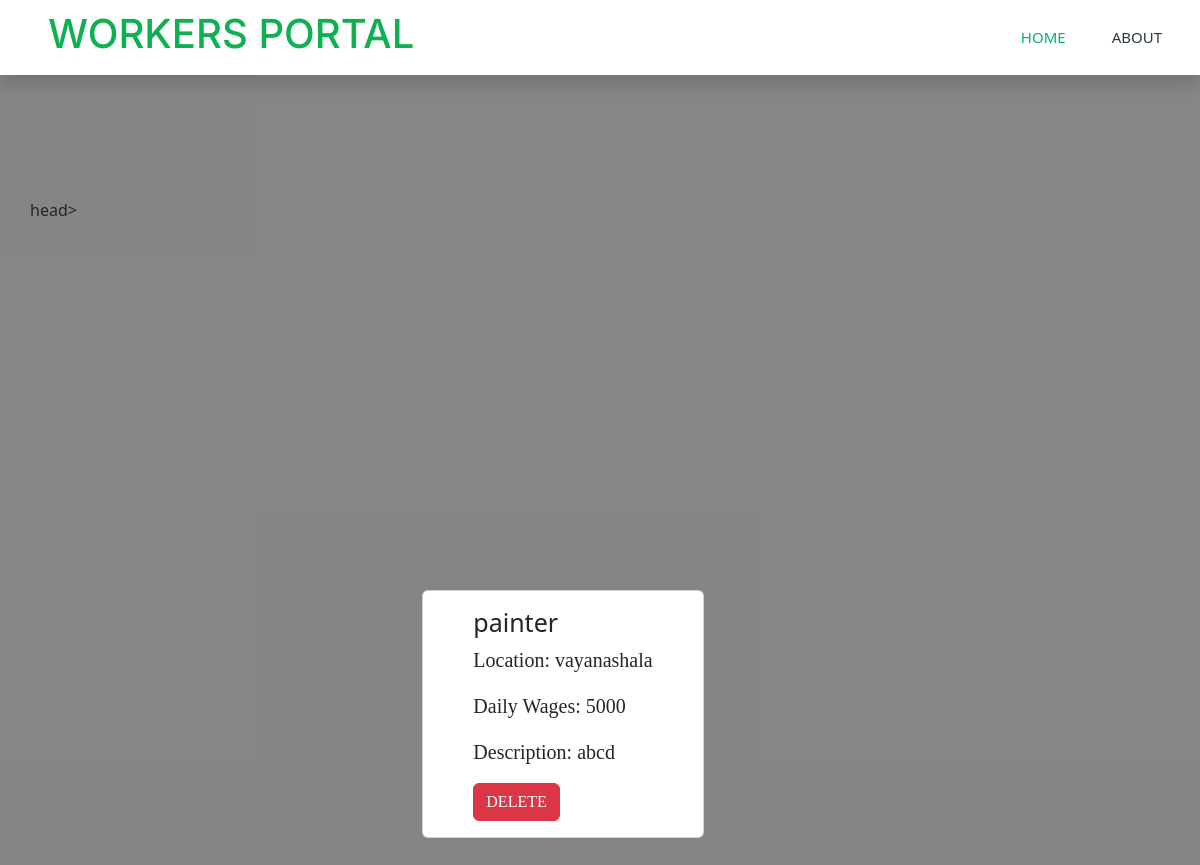
/joblisting/ (signed in), run on the app's committed database.
### myapp/models.py (models this page shows)
class Jobposting(models.Model):
     jobname=models.CharField(max_length=20)
     location=models.CharField(max_length=20)
     email=models.CharField(max_length=20)
     username=models.CharField(max_length=20)
     dailywages=models.CharField(max_length=20)
     description=models.CharField(max_length=200)
     category = models.CharField(max_length=50)

### myapp/views.py (the view)
# urls.py: path('joblisting/',views.joblisting,name='joblisting'),
def joblisting(request):
   varii=request.session['cs']
   cr=Jobposting.objects.filter(email=varii)
   print(cr)
   return render(request,'joblisting.html',{'data':cr})

### myapp/templates/joblisting.html (shortened to what this page needs)
{% load static %}
<!DOCTYPE html>
<html lang="en">
<head>
    <link href="https://cdnjs.cloudflare.com/ajax/libs/font-awesome/5.10.0/css/all.min.css" rel="stylesheet">
    <link href="https://cdn.jsdelivr.net/npm/bootstrap-icons@1.4.1/font/bootstrap-icons.css" rel="stylesheet">
    <link href="{% static 'lib/animate/animate.min.css' %}" rel="stylesheet">
    <link href="{% static 'lib/owlcarousel/assets/owl.carousel.min.css' %}" rel="stylesheet">
    <link href="{% static 'css/bootstrap.min.css' %}" rel="stylesheet">
    <link href="{% static 'css/style.css' %}" rel="stylesheet">
</head>
<body>
        <nav class="navbar navbar-expand-lg bg-white navbar-light shadow sticky-top p-0">
            <a href="index.html" class="navbar-brand d-flex align-items-center text-center py-0 px-4 px-lg-5">
                <h1 style="color:rgb(14, 176, 81)">WORKERS PORTAL</h1>
            </a>
            <div class="collapse navbar-collapse" id="navbarCollapse">
                <div class="navbar-nav ms-auto p-4 p-lg-0">
                    <a href="/index/" class="nav-item nav-link active">Home</a>
                    <a href="about.html" class="nav-item nav-link">About</a>
                </div>
            </div>
        </nav>
                    <div class="position-absolute top-0 start-0 w-100 h-100 d-flex align-items-center" style="background: rgba(13, 13, 14, 0.5);">
                        <div class="container">
                            <div class="row justify-content-start">
                                    <html>
                                        head>
        <link href="https://cdn.jsdelivr.net/npm/bootstrap@5.3.2/dist/css/bootstrap.min.css" rel="stylesheet">
</head>
<br>
<br>
<br>
<br>
<br>
<br>
<div class="container">
    <div class="row">
        {% for job in data %}
        <div class="col-md-4 mx-3 my-5">
            <div class="card">
                <div class="card-body">
                    <h5 class="card-title">{{ job.jobname }}</h5>
                    <p class="card-text">Location: {{ job.location }}</p>
                    <p class="card-text">Daily Wages: {{ job.dailywages }}</p>
                    <p class="card-text">Description: {{ job.description }}</p>
                    <a href="/delete/{{job.id}}" class="btn btn-danger">DELETE</a>
                </div>
            </div>
        </div>
        {% endfor %}
    </div>
</div>
</body>
</html>

### myapp/static/css/style.css (style rules this page uses)
:root { --primary: #00B074; --secondary: #2B9BFF; --light: #EFFDF5; --dark: #2B3940; }
.btn { font-family: 'Inter', sans-serif; font-weight: 600; transition: .5s; }
.navbar-dark .navbar-nav .nav-link, .navbar-light .navbar-nav .nav-link { margin-right: 30px; padding: 25px 0; color: #FFFFFF; font-size: 15px; text-transform: uppercase; outline: none; }
.navbar-dark .navbar-nav .nav-link:hover, .navbar-dark .navbar-nav .nav-link.active, .navbar-light .navbar-nav .nav-link:hover, .navbar-light .navbar-nav .nav-link.active { color: var(--primary); }
.navbar-light .navbar-brand, .navbar-light a.btn { height: 75px; }
.navbar-light .navbar-nav .nav-link { color: var(--dark); font-weight: 500; }
.navbar-light.sticky-top { top: -100px; transition: .5s; }

### myapp/templates/joblisting.html (style rules this page uses)
.row { margin-top: 200px; display: flex; flex-wrap: wrap; justify-content: space-evenly; }
.card { align-items: center; width: 282px; }
.card-title { font-family: system-ui !important; font-size: 25px !important; }
.card-body { font-family: cursive !important; font-size: 20px!important; }

### data on the page
Jobposting: jobname "painter", location "vayanashala", dailywages "5000", description "abcd"
